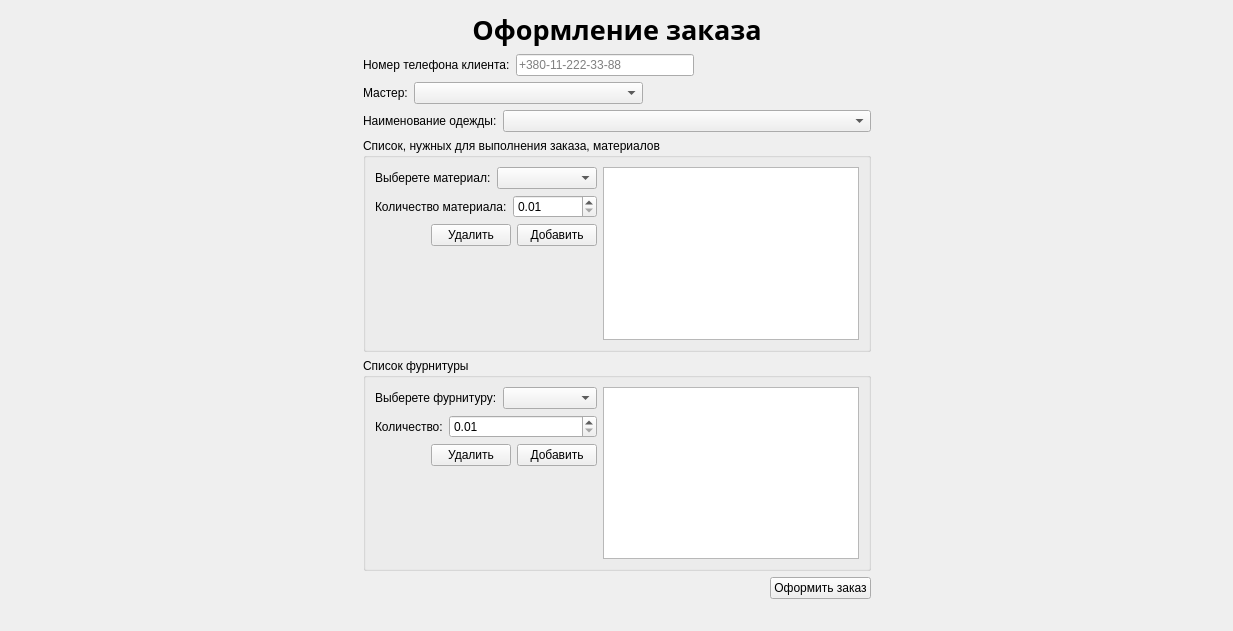
          <widget class="QWidget" name="scrollAreaWidgetContents">
           <property name="geometry">
            <rect>
             <x>0</x>
             <y>0</y>
             <width>1233</width>
             <height>631</height>
            </rect>
           </property>
           <layout class="QGridLayout" name="gridLayout_5">
            <item row="0" column="0">
             <layout class="QHBoxLayout" name="horizontalLayout_39">
              <item>
               <spacer name="horizontalSpacer_47">
                <property name="orientation">
                 <enum>Qt::Horizontal</enum>
                </property>
                <property name="sizeHint" stdset="0">
                 <size>
                  <width>40</width>
                  <height>20</height>
                 </size>
                </property>
               </spacer>
              </item>
              <item>
               <layout class="QVBoxLayout" name="verticalLayout_10">
                <item>
                 <widget class="QLabel" name="label_20">
                  <property name="font">
                   <font>
                    <family>Nunito</family>
                    <pointsize>20</pointsize>
                    <weight>75</weight>
                    <bold>true</bold>
                   </font>
                  </property>
                  <property name="text">
                   <string>Оформление заказа</string>
                  </property>
                  <property name="alignment">
                   <set>Qt::AlignCenter</set>
                  </property>
                 </widget>
                </item>
                <item>
                 <layout class="QHBoxLayout" name="horizontalLayout_27">
                  <item>
                   <widget class="QLabel" name="label_21">
                    <property name="text">
                     <string>Номер телефона клиента:</string>
                    </property>
                   </widget>
                  </item>
                  <item>
                   <widget class="QLineEdit" name="lineEdit_addOrderCustTel">
                    <property name="placeholderText">
                     <string>+380-11-222-33-88</string>
                    </property>
                   </widget>
                  </item>
                  <item>
                   <spacer name="horizontalSpacer_41">
                    <property name="orientation">
                     <enum>Qt::Horizontal</enum>
                    </property>
                    <property name="sizeHint" stdset="0">
                     <size>
                      <width>40</width>
                      <height>20</height>
                     </size>
                    </property>
                   </spacer>
                  </item>
                 </layout>
                </item>
                <item>
                 <layout class="QHBoxLayout" name="horizontalLayout_28">
                  <item>
                   <widget class="QLabel" name="label_22">
                    <property name="text">
                     <string>Мастер:</string>
                    </property>
                   </widget>
                  </item>
                  <item>
                   <widget class="QComboBox" name="comboBox_addOrderMaster">
                    <property name="sizePolicy">
                     <sizepolicy hsizetype="MinimumExpanding" vsizetype="Fixed">
                      <horstretch>0</horstretch>
                      <verstretch>0</verstretch>
                     </sizepolicy>
                    </property>
                   </widget>
                  </item>
                  <item>
                   <spacer name="horizontalSpacer_42">
                    <property name="orientation">
                     <enum>Qt::Horizontal</enum>
                    </property>
                    <property name="sizeHint" stdset="0">
                     <size>
                      <width>40</width>
                      <height>20</height>
                     </size>
                    </property>
                   </spacer>
                  </item>
                 </layout>
                </item>
                <item>
                 <layout class="QHBoxLayout" name="horizontalLayout_29">
                  <item>
                   <widget class="QLabel" name="label_23">
                    <property name="text">
                     <string>Наименование одежды:</string>
                    </property>
                   </widget>
                  </item>
                  <item>
                   <widget class="QComboBox" name="comboBox_addOrderToCName">
                    <property name="sizePolicy">
                     <sizepolicy hsizetype="MinimumExpanding" vsizetype="Fixed">
                      <horstretch>0</horstretch>
                      <verstretch>0</verstretch>
                     </sizepolicy>
                    </property>
                   </widget>
                  </item>
                 </layout>
                </item>
                <item>
                 <widget class="QGroupBox" name="groupBox_addOrderMaterial">
                  <property name="title">
                   <string>Список, нужных для выполнения заказа, материалов</string>
                  </property>
                  <layout class="QGridLayout" name="gridLayout_3">
                   <item row="0" column="0">
                    <layout class="QHBoxLayout" name="horizontalLayout_32">
                     <item>
                      <layout class="QVBoxLayout" name="verticalLayout_8">
                       <item>
                        <layout class="QHBoxLayout" name="horizontalLayout_30">
                         <item>
                          <widget class="QLabel" name="label_24">
                           <property name="text">
                            <string>Выберете материал:</string>
                           </property>
                          </widget>
                         </item>
                         <item>
                          <widget class="QComboBox" name="comboBox_addOrderMaterialName"/>
                         </item>
                        </layout>
                       </item>
                       <item>
                        <layout class="QHBoxLayout" name="horizontalLayout_31">
                         <item>
                          <widget class="QLabel" name="label_25">
                           <property name="text">
                            <string>Количество материала:</string>
                           </property>
                          </widget>
                         </item>
                         <item>
                          <widget class="QDoubleSpinBox" name="doubleSpinBox_addOrderMaterialQuant">
                           <property name="minimum">
                            <double>0.010000000000000</double>
                           </property>
                           <property name="maximum">
                            <double>9999999999.989999771118164</double>
                           </property>
                          </widget>
                         </item>
                        </layout>
                       </item>
                       <item>
                        <layout class="QHBoxLayout" name="horizontalLayout_33">
                         <item>
                          <spacer name="horizontalSpacer_44">
                           <property name="orientation">
                            <enum>Qt::Horizontal</enum>
                           </property>
                           <property name="sizeHint" stdset="0">
                            <size>
                             <width>40</width>
                             <height>20</height>
                            </size>
                           </property>
                          </spacer>
                         </item>
                         <item>
                          <widget class="QPushButton" name="pushButton_addOrderDelMaterial">
                           <property name="toolTip">
                            <string>Выберите строки которые желаете удалить и затем нажмите на эту кнопку</string>
                           </property>
                           <property name="text">
                            <string>Удалить</string>
                           </property>
                          </widget>
                         </item>
                         <item>
                          <widget class="QPushButton" name="pushButton_addOrderAddMaterial">
                           <property name="text">
                            <string>Добавить</string>
                           </property>
                          </widget>
                         </item>
                        </layout>
                       </item>
                       <item>
                        <spacer name="verticalSpacer_9">
                         <property name="orientation">
                          <enum>Qt::Vertical</enum>
                         </property>
                         <property name="sizeHint" stdset="0">
                          <size>
                           <width>20</width>
                           <height>40</height>
                          </size>
                         </property>
                        </spacer>
                       </item>
                      </layout>
                     </item>
                     <item>
                      <widget class="QListWidget" name="listWidget_addOrderMaterialList">
                       <property name="toolTip">
                        <string>Список материалов обязательно должен иметь в себе хотя бы одну строку</string>
                       </property>
                       <property name="selectionMode">
                        <enum>QAbstractItemView::MultiSelection</enum>
                       </property>
                      </widget>
                     </item>
                    </layout>
                   </item>
                  </layout>
                 </widget>
                </item>
                <item>
                 <widget class="QGroupBox" name="groupBox_addOrderHard">
                  <property name="title">
                   <string>Список фурнитуры</string>
                  </property>
                  <layout class="QGridLayout" name="gridLayout_4">
                   <item row="0" column="0">
                    <layout class="QHBoxLayout" name="horizontalLayout_34">
                     <item>
                      <layout class="QVBoxLayout" name="verticalLayout_9">
                       <item>
                        <layout class="QHBoxLayout" name="horizontalLayout_35">
                         <item>
                          <widget class="QLabel" name="label_26">
                           <property name="text">
                            <string>Выберете фурнитуру:</string>
                           </property>
                          </widget>
                         </item>
                         <item>
                          <widget class="QComboBox" name="comboBox_addOrderHardName"/>
                         </item>
                        </layout>
                       </item>
                       <item>
                        <layout class="QHBoxLayout" name="horizontalLayout_36">
                         <item>
                          <widget class="QLabel" name="label_27">
                           <property name="text">
                            <string>Количество:</string>
                           </property>
                          </widget>
                         </item>
                         <item>
                          <widget class="QDoubleSpinBox" name="doubleSpinBox_addOrderHardQuant">
                           <property name="sizePolicy">
                            <sizepolicy hsizetype="MinimumExpanding" vsizetype="Fixed">
                             <horstretch>0</horstretch>
                             <verstretch>0</verstretch>
                            </sizepolicy>
                           </property>
                           <property name="minimum">
                            <double>0.010000000000000</double>
                           </property>
                           <property name="maximum">
                            <double>9999999999.989999771118164</double>
                           </property>
                          </widget>
                         </item>
                        </layout>
                       </item>
                       <item>
                        <layout class="QHBoxLayout" name="horizontalLayout_37">
                         <item>
                          <spacer name="horizontalSpacer_45">
                           <property name="orientation">
                            <enum>Qt::Horizontal</enum>
                           </property>
                           <property name="sizeHint" stdset="0">
                            <size>
                             <width>40</width>
                             <height>20</height>
                            </size>
                           </property>
                          </spacer>
                         </item>
                         <item>
                          <widget class="QPushButton" name="pushButton_addOrderDelHard">
                           <property name="toolTip">
                            <string>Выберите строки которые желаете удалить и затем нажмите на эту кнопку</string>
                           </property>
                           <property name="text">
                            <string>Удалить</string>
                           </property>
                          </widget>
                         </item>
                         <item>
                          <widget class="QPushButton" name="pushButton_addOrderAddHard">
                           <property name="text">
                            <string>Добавить</string>
                           </property>
                          </widget>
                         </item>
                        </layout>
                       </item>
                       <item>
                        <spacer name="verticalSpacer_10">
                         <property name="orientation">
                          <enum>Qt::Vertical</enum>
                         </property>
                         <property name="sizeHint" stdset="0">
                          <size>
                           <width>20</width>
                           <height>40</height>
                          </size>
                         </property>
                        </spacer>
                       </item>
                      </layout>
                     </item>
                     <item>
                      <widget class="QListWidget" name="listWidget_addOrderHardList">
                       <property name="toolTip">
                        <string>Список фурнитуры может быть пустым, если это требуется</string>
                       </property>
                       <property name="selectionMode">
                        <enum>QAbstractItemView::MultiSelection</enum>
                       </property>
                      </widget>
                     </item>
                    </layout>
                   </item>
                  </layout>
                 </widget>
                </item>
                <item>
                 <layout class="QHBoxLayout" name="horizontalLayout_38">
                  <item>
                   <spacer name="horizontalSpacer_46">
                    <property name="orientation">
                     <enum>Qt::Horizontal</enum>
                    </property>
                    <property name="sizeHint" stdset="0">
                     <size>
                      <width>40</width>
                      <height>20</height>
                     </size>
                    </property>
                   </spacer>
                  </item>
                  <item>
                   <widget class="QPushButton" name="pushButton_addOrder">
                    <property name="minimumSize">
                     <size>
                      <width>0</width>
                      <height>0</height>
                     </size>
                    </property>
                    <property name="toolTip">
                     <string>Нажмите чтобы добавить заказ в базу</string>
                    </property>
                    <property name="text">
                     <string>Оформить заказ</string>
                    </property>
                   </widget>
                  </item>
                 </layout>
                </item>
                <item>
                 <spacer name="verticalSpacer_11">
                  <property name="orientation">
                   <enum>Qt::Vertical</enum>
                  </property>
                  <property name="sizeHint" stdset="0">
                   <size>
                    <width>20</width>
                    <height>40</height>
                   </size>
                  </property>
                 </spacer>
                </item>
               </layout>
              </item>
              <item>
               <spacer name="horizontalSpacer_48">
                <property name="orientation">
                 <enum>Qt::Horizontal</enum>
                </property>
                <property name="sizeHint" stdset="0">
                 <size>
                  <width>40</width>
                  <height>20</height>
                 </size>
                </property>
               </spacer>
              </item>
             </layout>
            </item>
           </layout>
          </widget>
